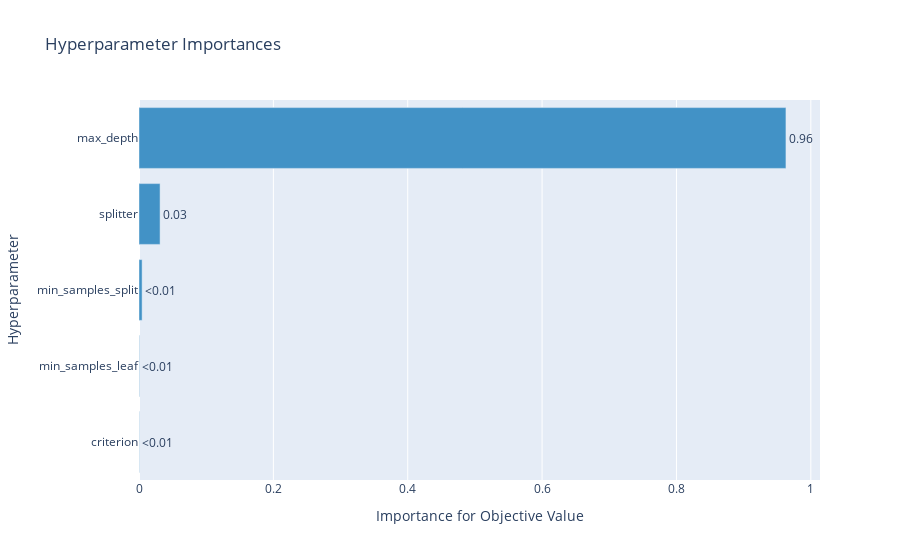

The code cell stored with this chart in its notebook:
### Code cell
optuna.visualization.plot_param_importances(study)

### Figure 1 — Plotly figure (JSON) as saved in the notebook; plotly's stock layout.template omitted (floating-point values rounded to 4 significant figures)
{"data": [{"cliponaxis": false, "hovertemplate": ["criterion (CategoricalDistribution): 0.0004109547284413754<extra></extra>", "min_samples_leaf (IntDistribution): 0.0006052079425908832<extra></extra>", "min_samples_split (IntDistribution): 0.004633732842810192<extra></extra>", "splitter (CategoricalDistribution): 0.0313678296984217<extra></extra>", "max_depth (IntDistribution): 0.9629822747877359<extra></extra>"], "marker": {"color": "rgb(66,146,198)"}, "orientation": "h", "text": ["<0.01", "<0.01", "<0.01", "0.03", "0.96"], "textposition": "outside", "type": "bar", "x": [0.000411, 0.0006052, 0.004634, 0.03137, 0.963], "y": ["criterion", "min_samples_leaf", "min_samples_split", "splitter", "max_depth"]}], "layout": {"showlegend": false, "title": {"text": "Hyperparameter Importances"}, "xaxis": {"title": {"text": "Importance for Objective Value"}}, "yaxis": {"title": {"text": "Hyperparameter"}}}}
